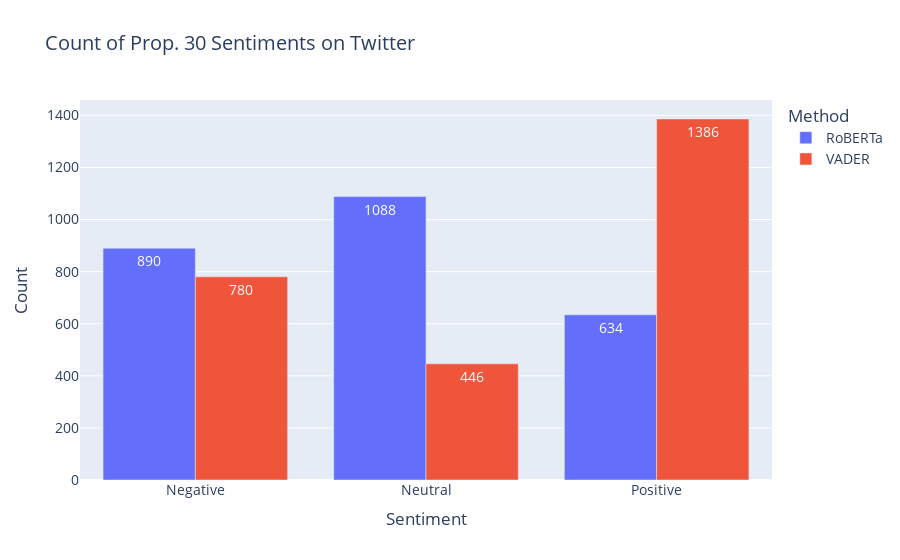

Write notebook code for a chart like this one.
### Code cell
# bar plot containing all 3 sentiments for the two models
fig_all = px.bar(data_frame=counts_df, 
                 x = 'Sentiment', 
                 y = 'Count', 
                 color = 'Method', 
                 barmode = 'group', 
                 title = 'Count of Prop. 30 Sentiments on Twitter', 
                 text = 'Count')
fig_all.update_traces(textposition = 'inside', textfont_color = 'white')
fig_all.update_layout(xaxis = {'categoryorder': 'array', 'categoryarray': ['Negative', 'Neutral', 'Positive']},
                      font_size = 14)
fig_all.show()

### Figure 1 — Plotly figure (JSON) as saved in the notebook; plotly's stock layout.template omitted (floating-point values rounded to 4 significant figures)
{"data": [{"alignmentgroup": "True", "hovertemplate": "Method=RoBERTa<br>Sentiment=%{x}<br>Count=%{text}<extra></extra>", "legendgroup": "RoBERTa", "marker": {"color": "#636efa", "pattern": {"shape": ""}}, "name": "RoBERTa", "offsetgroup": "RoBERTa", "orientation": "v", "showlegend": true, "text": [1088, 890, 634], "textfont": {"color": "white"}, "textposition": "inside", "type": "bar", "x": ["Neutral", "Negative", "Positive"], "xaxis": "x", "y": [1088, 890, 634], "yaxis": "y"}, {"alignmentgroup": "True", "hovertemplate": "Method=VADER<br>Sentiment=%{x}<br>Count=%{text}<extra></extra>", "legendgroup": "VADER", "marker": {"color": "#EF553B", "pattern": {"shape": ""}}, "name": "VADER", "offsetgroup": "VADER", "orientation": "v", "showlegend": true, "text": [1386, 780, 446], "textfont": {"color": "white"}, "textposition": "inside", "type": "bar", "x": ["Positive", "Negative", "Neutral"], "xaxis": "x", "y": [1386, 780, 446], "yaxis": "y"}], "layout": {"barmode": "group", "font": {"size": 14}, "legend": {"title": {"text": "Method"}, "tracegroupgap": 0}, "title": {"text": "Count of Prop. 30 Sentiments on Twitter"}, "xaxis": {"anchor": "y", "categoryarray": ["Negative", "Neutral", "Positive"], "categoryorder": "array", "domain": [0, 1], "title": {"text": "Sentiment"}}, "yaxis": {"anchor": "x", "domain": [0, 1], "title": {"text": "Count"}}}}
